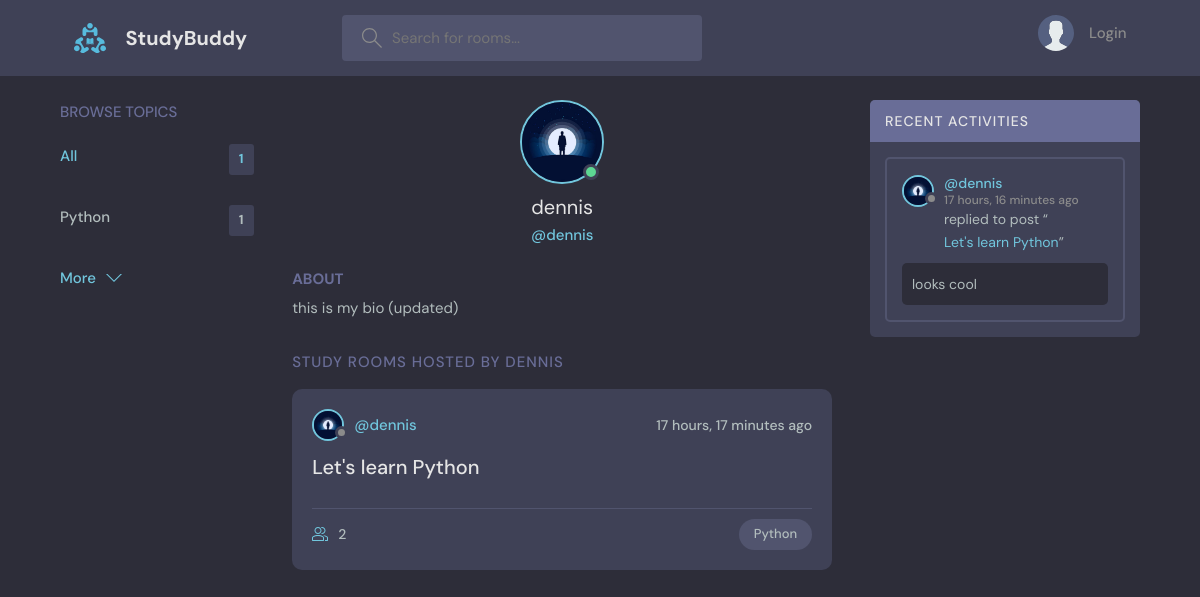
Page /profile/1/ on the committed database.
### base/models.py (models this page shows, shortened)
class Topic(models.Model):
    name = models.CharField(max_length=200)

class User(AbstractUser):
    name = models.CharField(max_length=200, null=True)
    email = models.EmailField(unique=True, null=True)
    bio = models.TextField(null=True)
    avatar = models.ImageField(null=True, default="avatar.svg")
    USERNAME_FIELD = 'email'
    REQUIRED_FIELDS = []

class Room(models.Model):
    hosts = models.ForeignKey(User, on_delete=models.SET_NULL, null=True)
    topic = models.ForeignKey(Topic, on_delete=models.SET_NULL, null=True)
    name = models.CharField(max_length=100)
    description = models.TextField(null=True, blank=True)
    participants = models.ManyToManyField(User, related_name='participants', blank=True)
    created_at = models.DateTimeField(auto_now_add=True)
    updated_at = models.DateTimeField(auto_now=True)
    class Meta:
        ordering = ['-updated_at', '-created_at']
    def __str__(self):
        return self.name

class Message(models.Model):
    user = models.ForeignKey(User, on_delete=models.CASCADE)
    Room = models.ForeignKey(Room, on_delete=models.CASCADE)
    body = models.TextField()
    created_at = models.DateTimeField(auto_now_add=True)
    updated_at = models.DateTimeField(auto_now=True)
    class Meta:
        ordering = ['-updated_at', '-created_at']

### base/views.py (the view)
# urls.py: path('profile/<str:pk>/', views.user_profile, name='user-profile'),
def user_profile(request, pk):
    user = User.objects.get(id=pk)
    rooms = user.room_set.all()
    room_messages = user.message_set.all()
    topics = Topic.objects.all()
    context = {'user': user, 'rooms': rooms, 'topics': topics, 'room_messages': room_messages}
    return render(request, 'base/profile.html', context)

### base/templates/base/profile.html (shortened to what this page needs)
{% extends 'main.html' %}
{% block content %}
<main class="profile-page layout layout--3">
  <div class="container">
    {% include 'base/topic_component.html' %}
    <div class="roomList">
      <div class="profile">
        <div class="profile__avatar">
          <div class="avatar avatar--large active">
            <img src="{{user.avatar.url}}" />
          </div>
        </div>
        <div class="profile__info">
          <h3>{{user.username}}</h3>
          <p>@{{user.username}}</p>
        </div>
        <div class="profile__about">
          <h3>About</h3>
          <p>
            {{user.bio}}
          </p>
        </div>
      </div>
      <div class="roomList__header">
        <div>
          <h2>Study Rooms Hosted by {{user.username}}</a>
          </h2>
        </div>
      </div>
      {% include 'base/feed_component.html' %}
    </div>
    {% include 'base/activity_component.html' %}
  </div>
</main>
{% endblock content %}

### base/templates/base/topic_component.html
<div class="topics">
    <div class="topics__header">
    <h2>Browse Topics</h2>
    </div>
    <ul class="topics__list">
    <li>
        <a href="{% url 'home' %}" class="active">All <span>{{ topics.count }}</span></a>
    </li>
    {% for topic in topics %}
    <li>
        <a href="{% url 'home' %}?q={{topic.name}}">{{ topic.name }} <span>{{ topic.room_set.all.count }}</span></a>
    </li>
    {% endfor %}
    </ul>
    <a class="btn btn--link" href="{% url 'topics' %}">
    More
    <svg version="1.1" xmlns="http://www.w3.org/2000/svg" width="32" height="32" viewBox="0 0 32 32">
        <title>chevron-down</title>
        <path d="M16 21l-13-13h-3l16 16 16-16h-3l-13 13z"></path>
    </svg>
    </a>
</div>

### base/templates/base/feed_component.html (shortened to what this page needs)
{% for room in rooms %}
<div class="roomListRoom">
        <div class="roomListRoom__header">
          <a href="{% url 'user-profile' room.hosts.id %}" class="roomListRoom__author">
            <div class="avatar avatar--small">
              <img src="{{room.hosts.avatar.url}}" />
            </div>
            <span>@{{room.hosts.username}}</span>
          </a>
          <div class="roomListRoom__actions">
            <span>{{room.created_at|timesince}} ago</span>
          </div>
        </div>
        <div class="roomListRoom__content">
          <a href="{% url 'rooms' room.id %}">{{room.name}}</a>
        </div>
        <div class="roomListRoom__meta">
          <a href="{% url 'rooms' room.id %}" class="roomListRoom__joined">
              {{room.participants.all.count}}
          </a>
          <p class="roomListRoom__topic">{{room.topic.name}}</p>
        </div>
      </div>
{% endfor %}

### base/templates/base/activity_component.html (shortened to what this page needs)
<div class="activities">
      <div class="activities__header">
        <h2>Recent Activities</h2>
      </div>
        {% for message in room_messages %}
      <div class="activities__box">
        <div class="activities__boxHeader roomListRoom__header">
          <a href="{% url 'user-profile' message.user.id %}" class="roomListRoom__author">
            <div class="avatar avatar--small">
              <img src="{{message.user.avatar.url}}" />
            </div>
            <p>
              @{{message.user.username}}
              <span>{{message.created_at|timesince}} ago</span>
            </p>
          </a>
        </div>
        <div class="activities__boxContent">
          <p>replied to post “<a href="{% url 'rooms' message.Room.id %}">{{message.Room}}</a>”</p>
          <div class="activities__boxRoomContent">
            {{message.body}}
          </div>
        </div>
      </div>
    {% endfor %}
    </div>

### rows in the picture
Topic: name "Python", room_set.all.count "1"
User: avatar (picture), username "dennis", bio "this is my bio (updated)", username "DENNIS"
Room: hosts.avatar (picture), hosts.username "dennis", created_at "17 hours, 17 minutes", name "Let's learn Python", participants.all.count "2", topic.name "Python"
Message: user.avatar (picture), user.username "dennis", created_at "17 hours, 16 minutes", Room "Let's learn Python", body "looks cool"

### other values in the picture
{{ topics.count }} "1"
